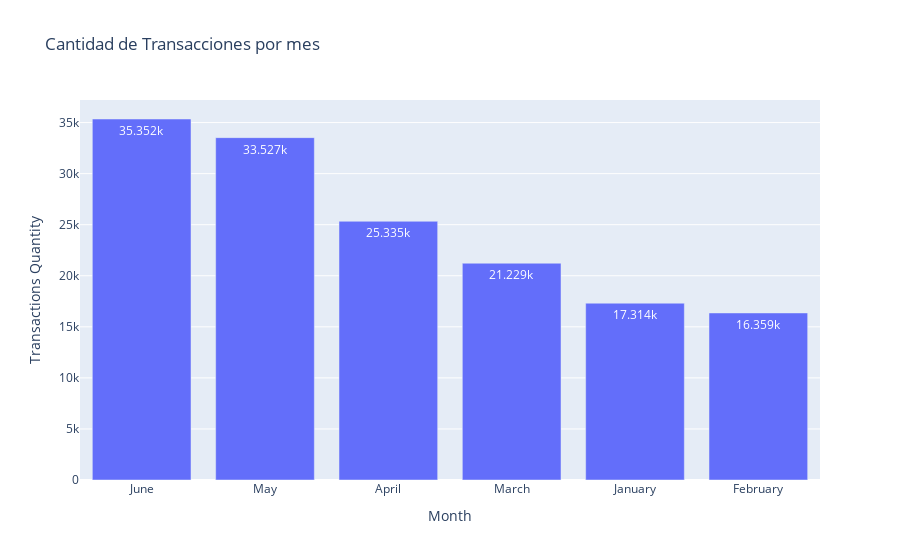

Write notebook code for a chart like this one.
### Code cell
# Configuración gráfico
fig = px.bar(x=month_qty.index, y=month_qty.values,
             labels={'x': 'Month', 'y': 'Transactions Quantity'},
             title='Cantidad de Transacciones por mes',
             text_auto=True)

# Mostrar el gráfico
fig.show()

### Figure 1 — Plotly figure (JSON) as saved in the notebook; plotly's stock layout.template omitted (floating-point values rounded to 4 significant figures)
{"data": [{"alignmentgroup": "True", "hovertemplate": "Month=%{x}<br>Transactions Quantity=%{y}<extra></extra>", "legendgroup": "", "marker": {"color": "#636efa", "pattern": {"shape": ""}}, "name": "", "offsetgroup": "", "orientation": "v", "showlegend": false, "textposition": "auto", "texttemplate": "%{y}", "type": "bar", "x": ["June", "May", "April", "March", "January", "February"], "xaxis": "x", "y": [35352, 33527, 25335, 21229, 17314, 16359], "yaxis": "y"}], "layout": {"autosize": true, "barmode": "relative", "legend": {"tracegroupgap": 0}, "title": {"text": "Cantidad de Transacciones por mes"}, "xaxis": {"anchor": "y", "autorange": true, "domain": [0, 1], "range": [-0.5, 5.5], "title": {"text": "Month"}, "type": "category"}, "yaxis": {"anchor": "x", "autorange": true, "domain": [0, 1], "range": [0, 37210.0], "title": {"text": "Transactions Quantity"}, "type": "linear"}}}
